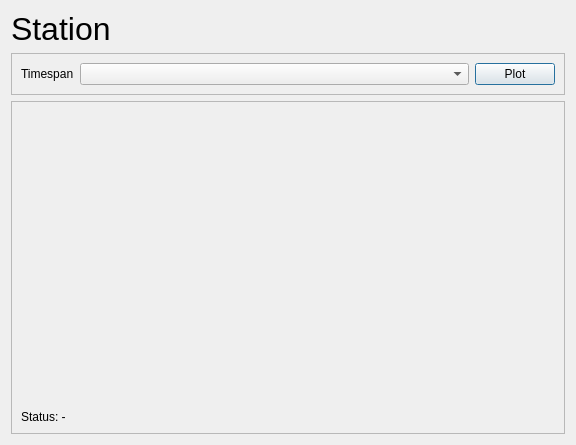
<?xml version="1.0" encoding="UTF-8"?>
<ui version="4.0">
 <class>DialogStation</class>
 <widget class="QDialog" name="DialogStation">
  <property name="geometry">
   <rect>
    <x>0</x>
    <y>0</y>
    <width>576</width>
    <height>445</height>
   </rect>
  </property>
  <property name="windowTitle">
   <string>Station</string>
  </property>
  <layout class="QVBoxLayout" name="verticalLayout_2">
   <item>
    <widget class="QLabel" name="lblTitle">
     <property name="font">
      <font>
       <pointsize>24</pointsize>
      </font>
     </property>
     <property name="text">
      <string>Station</string>
     </property>
    </widget>
   </item>
   <item>
    <widget class="QFrame" name="fraTimespan">
     <property name="frameShape">
      <enum>QFrame::StyledPanel</enum>
     </property>
     <property name="frameShadow">
      <enum>QFrame::Raised</enum>
     </property>
     <layout class="QHBoxLayout" name="horizontalLayout">
      <item>
       <widget class="QLabel" name="lblTimespan">
        <property name="text">
         <string>Timespan</string>
        </property>
       </widget>
      </item>
      <item>
       <widget class="QComboBox" name="cmbTimespan">
        <property name="sizePolicy">
         <sizepolicy hsizetype="Expanding" vsizetype="Fixed">
          <horstretch>0</horstretch>
          <verstretch>0</verstretch>
         </sizepolicy>
        </property>
       </widget>
      </item>
      <item>
       <widget class="QPushButton" name="btnPlot">
        <property name="sizePolicy">
         <sizepolicy hsizetype="Minimum" vsizetype="Fixed">
          <horstretch>0</horstretch>
          <verstretch>0</verstretch>
         </sizepolicy>
        </property>
        <property name="text">
         <string>Plot</string>
        </property>
       </widget>
      </item>
     </layout>
    </widget>
   </item>
   <item>
    <widget class="QFrame" name="fraPlot">
     <property name="frameShape">
      <enum>QFrame::StyledPanel</enum>
     </property>
     <property name="frameShadow">
      <enum>QFrame::Raised</enum>
     </property>
     <layout class="QVBoxLayout" name="verticalLayout">
      <item>
       <widget class="QCustomPlot" name="plot" native="true">
        <property name="sizePolicy">
         <sizepolicy hsizetype="Expanding" vsizetype="Expanding">
          <horstretch>0</horstretch>
          <verstretch>0</verstretch>
         </sizepolicy>
        </property>
       </widget>
      </item>
      <item>
       <widget class="QLabel" name="lblStatus">
        <property name="text">
         <string>Status: -</string>
        </property>
       </widget>
      </item>
     </layout>
    </widget>
   </item>
  </layout>
 </widget>
 <customwidgets>
  <customwidget>
   <class>QCustomPlot</class>
   <extends>QWidget</extends>
   <header>qcustomplot.h</header>
   <container>1</container>
  </customwidget>
 </customwidgets>
 <resources/>
 <connections/>
</ui>
